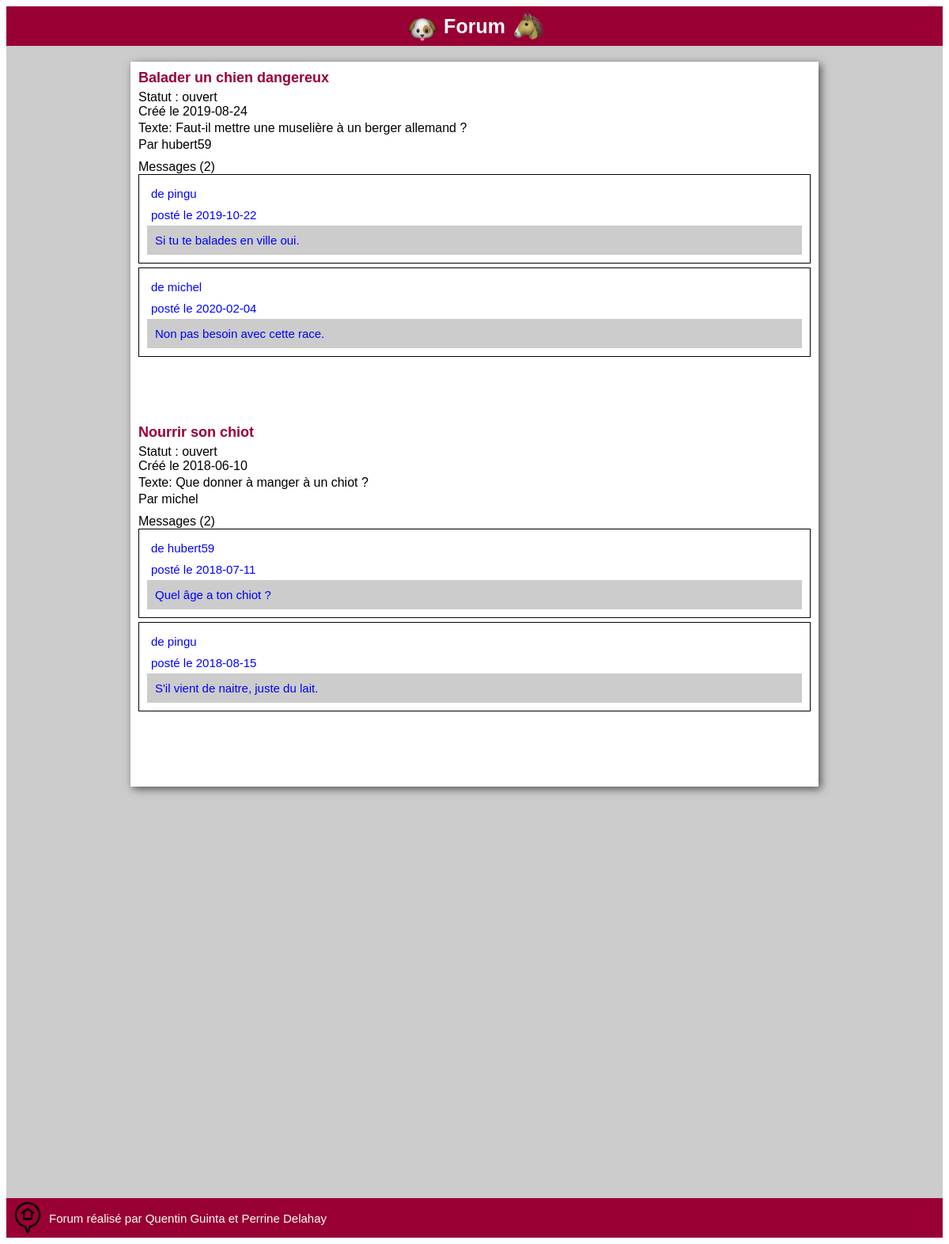
/sujet1.php, run on the app's committed database.
### tables this page shows
CREATE TABLE IF NOT EXISTS Discussion(
idDiscussion INT AUTO_INCREMENT,
titreDiscussion VARCHAR(64),
texteDiscussion TEXT,
dateDiscussion DATE,
isClosed TINYINT,
idCategorie INT,
idUser INT,
PRIMARY KEY(idDiscussion));

CREATE TABLE IF NOT EXISTS Utilisateur(
idUser INT AUTO_INCREMENT,  
pseudo VARCHAR(64),  
email VARCHAR(64),
cheminAvatar VARCHAR(64), 
password VARCHAR(64),
isAdmin TINYINT,
isConnected TINYINT,
isBanned TINYINT,
motifBan VARCHAR(64),
dateFinBan DATETIME,
PRIMARY KEY(idUser));

CREATE TABLE IF NOT EXISTS Message(
idMessage INT AUTO_INCREMENT,
texteMessage TEXT,
dateMessage DATE,
idUser INT,
idDiscussion INT,
PRIMARY KEY(idMessage));

### dataManagers/CategorieManager.php (called while the page is built, shortened)
<?php
    include_once("C:/UwAmp/www/PPE01-Le-Forum/PHP Perrine/dataManagers/DiscussionManager.php");
    class CategorieManager
    {
        public static function getDiscussions($idCategorie)
        {
            $tabDiscussions = array();
            $connex = DatabaseLinker::getConnexion();
            $state = $connex->prepare("SELECT idDiscussion FROM Discussion WHERE idCategorie=? ORDER BY dateDiscussion DESC");
            $state->bindParam(1, $idCategorie);
            $state->execute();
            $resultats = $state->fetchAll();
            foreach($resultats as $result)
            {
                $discussion = DiscussionManager::findDiscussion($result["idDiscussion"]);
                $tabDiscussions[] = $discussion;
            }
            return $tabDiscussions;
        }
    }
?>

### dataManagers/DiscussionManager.php (called while the page is built, shortened)
<?php
    include_once("C:/UwAmp/www/PPE01-Le-Forum/PHP Perrine/data/Discussion.php");
    include_once("MessageManager.php");
    class DiscussionManager
    {
        public static function findDiscussion($idDiscussion)
        {
            $discussion = null;
            $connex = DatabaseLinker::getConnexion();
            $state = $connex->prepare("SELECT * FROM Discussion WHERE idDiscussion=?");
            $state->bindParam(1, $idDiscussion);
            $state->execute();
            $resultats = $state->fetchAll();
            if(sizeof($resultats)>0)
            {
                $result = $resultats[0];
                $discussion = new Discussion();
                $discussion->setIdDiscussion($idDiscussion);
                $discussion->setTitreDiscussion($result["titreDiscussion"]);
                $discussion->setTexteDiscussion($result["texteDiscussion"]);
                $discussion->setDateDiscussion($result["dateDiscussion"]);
                $discussion->setIsClosed($result["isClosed"]);
                $discussion->setIdCategorie($result["idCategorie"]);
                $discussion->setIdUser($result["idUser"]);
            }
            return $discussion;
        }
        public static function getMessages($idDiscussion)
        {
            $tabMessages = array();
            $connex = DatabaseLinker::getConnexion();
            $state = $connex->prepare("SELECT idMessage FROM Message WHERE idDiscussion=? ORDER BY dateMessage");
            $state->bindParam(1, $idDiscussion);
            $state->execute();
            $resultats = $state->fetchAll();
            foreach($resultats as $result)
            {
                $message = MessageManager::findMessage($result["idMessage"]);
                $tabMessages[] = $message;
            }
            return $tabMessages;
        }
    }
?>

### data/Discussion.php (called while the page is built, shortened)
<?php
    class Discussion
    {
        private $titreDiscussion;
        private $texteDiscussion;
        private $dateDiscussion;
        private $isClosed;
        function getTitreDiscussion()
        {
            return $this->titreDiscussion;
        }
        function getTexteDiscussion()
        {
            return $this->texteDiscussion;
        }
        function getDateDiscussion()
        {
            return $this->dateDiscussion;
        }
        function getIsClosed()
        {
            return $this->isClosed;
        }
        function setTitreDiscussion($titreDiscussion)
        {
            $this->titreDiscussion = $titreDiscussion;
        }
        function setTexteDiscussion($texteDiscussion)
        {
            $this->texteDiscussion = $texteDiscussion;
        }
        function setDateDiscussion($dateDiscussion)
        {
            $this->dateDiscussion = $dateDiscussion;
        }
        function setIsClosed($isClosed)
        {
            $this->isClosed = $isClosed;
        }
    }
?>

### dataManagers/UtilisateurManager.php (called while the page is built, shortened)
<?php
    include_once("C:/UwAmp/www/PPE01-Le-Forum/PHP Perrine/data/Utilisateur.php");
    class UtilisateurManager
    {
        public static function findUserWithId($idUser)
        {
            $connex = DatabaseLinker::getConnexion();
            $user=null;
            $state=$connex->prepare("SELECT * FROM Utilisateur WHERE idUser=?");
            $state->bindParam(1,$idUser);
            $state->execute();
            $resultatsUsers=$state->fetchAll();
            if(!empty($resultatsUsers))
            {
                $resultUser=$resultatsUsers[0];
                $user = new Utilisateur();
                $user->setIdUser($resultUser["idUser"]);
                $user->setPseudo($resultUser["pseudo"]);
                $user->setEmail($resultUser["email"]);
                $user->setCheminAvatar($resultUser["cheminAvatar"]);
                $user->setPassword($resultUser["password"]);
                $user->setIsAdmin($resultUser["isAdmin"]);
                $user->setIsConnected($resultUser["isConnected"]);
                $user->setIsBanned($resultUser["isBanned"]);
                $user->setMotifBan($resultUser["motifBan"]);
                $user->setDateFinBan($resultUser["dateFinBan"]);
            }
            return $user;
        }
    }
?>

### data/Utilisateur.php (called while the page is built, shortened)
<?php
    class Utilisateur
    {
        private $pseudo;
        function getPseudo()
        {
            return $this->pseudo;
        }
        function setPseudo($pseudo)
        {
            $this->pseudo = $pseudo;
        }
    }

### dataManagers/MessageManager.php (called while the page is built, shortened)
<?php
    include_once("C:/UwAmp/www/PPE01-Le-Forum/PHP Perrine/data/Message.php");
    class MessageManager
    {
        public static function findMessage($idMessage)
        {
            $message = null;
            $connex = DatabaseLinker::getConnexion();
            $state = $connex->prepare("SELECT * FROM Message WHERE idMessage=?");
            $state->bindParam(1, $idMessage);
            $state->execute();
            $resultats = $state->fetchAll();
            if(sizeof($resultats)>0)
            {
                $result = $resultats[0];
                $message = new Message();
                $message->setIdMessage($idMessage);
                $message->setTexteMessage($result["texteMessage"]);
                $message->setDateMessage($result["dateMessage"]);
                $message->setIdUser($result["idUser"]);
                $message->setIdDiscussion($result["idDiscussion"]);
            }
            return $message;
        }
    }
?>

### data/Message.php (called while the page is built, shortened)
<?php
    class Message
    {
        private $texteMessage;
        private $dateMessage;
        function getTexteMessage()
        {
            return $this->texteMessage;
        }
        function setTexteMessage($texteMessage)
        {
            $this->texteMessage = $texteMessage;
        }
        function getDateMessage()
        {
            return $this->dateMessage;
        }
        function setDateMessage($dateMessage)
        {
            $this->dateMessage = $dateMessage;
        }
    }
?>

### sujet1.php (the view, shortened to what this page needs)
<?php
    include_once("include/header.php");
    include_once("data/Utilisateur.php");
    include_once("dataManagers/UtilisateurManager.php");
    include_once("dataManagers/DiscussionManager.php");
    include_once("dataManagers/MessageManager.php");
    include_once("dataManagers/CategorieManager.php");
?>
<?php
    $idCategorie = 1;
    $tabDiscussions = CategorieManager::getDiscussions($idCategorie);
    foreach($tabDiscussions as $discussion)
    {
?>
        <div class="discussion-container">
<?php
        $user = UtilisateurManager::findUserWithId($discussion->getIdUser());
        $tabMessages = DiscussionManager::getMessages($discussion->getIdDiscussion());
?>
        <div class="discussion-titre"><?php echo $discussion->getTitreDiscussion(); ?></div>
        <?php if($discussion->getIsClosed()==0){ echo "Statut : ouvert"; }else if($discussion->getIsClosed()==1){ echo "Statut : fermé";}?>
        <div class="discussion-date"><?php echo "Créé le ".$discussion->getDateDiscussion(); ?></div>
        <div class="discussion-texte"><?php echo "Texte: ".$discussion->getTexteDiscussion(); ?></div>
        <div class="discussion-user"><?php echo "Par ".$user->getPseudo(); ?></div>
        <div class="message-nombre"><?php echo "Messages (".sizeof($tabMessages).")"; ?></div>
<?php
        foreach($tabMessages as $message)
        {
            $user= UtilisateurManager::findUserWithId($message->getIdUser());
?>
            <div class="message-container">
                <div class="message-user"><?php echo "de ".$user->getPseudo(); ?></div>
                <div class="message-date"><?php echo "posté le ".$message->getDateMessage(); ?></div>
                <div class="message-texte"><?php echo $message->getTexteMessage();
?>
                </div>
            </div>
<?php
        }
?>
        </div>
<?php
    }
    include("include/footer.php")
?>

### include/header.php (shortened to what this page needs)
<!DOCTYPE html>
<html lang="fr">
	<head>
                <link rel="stylesheet" type="text/css" href="css/index.css" media="all"/>
	</head>
	<body>
            <div class="bandeau-top">
                <a class="accueil-link" href="index.php">
                    <img src="images/dog-emoji.png" alt="logo-chien"/>
                    <span>Forum</span>
                    <img src="images/horse-emoji.png" alt="logo-cheval">
                </a>
            </div>
            <div class="page-container">
        <div class="page-content">

### include/footer.php
        </div>
    </div>
    <div class="bandeau-bottom">
        <a class="accueil-link" href="index.php">
            <img src="images/style-one-pin-home.png" alt="logo-home"/>
        </a>
        <span>Forum réalisé par Quentin Guinta et Perrine Delahay</span>
    </div>
    </body>
</html>

### css/index.css (style rules this page uses)
.accueil-link { display: flex; align-items: center; text-decoration: none; }
.bandeau-top { width: 100%; height:50px; background: #990033; display: flex; justify-content: center; align-items: center; font-family: tahoma, sans-serif; }
.bandeau-top img { height: 40px; width: 40px; margin-right: 7px; margin-left: 7px; }
.bandeau-top span { color:white; font-weight: bold; font-size: 25px; }
.bandeau-bottom { width: 100%; height:50px; background: #990033; display: flex; justify-content: flex-start; align-items: center; font-family: tahoma, sans-serif; }
.bandeau-bottom span { color:white; font-size: 15px; }
.bandeau-bottom img { height: 40px; width: 40px; margin-right: 7px; margin-left: 7px; }
.page-container { font-family: tahoma, sans-serif; display: flex; justify-content: center; background: #cccccc; padding-bottom: 500px; height:100%; }
.page-content { margin-top: 20px; width: 850px; background: white; padding: 10px; margin-bottom: 20px; box-shadow: 3px 3px 10px #525252 }
img { height: 30px; width: 30px; }
.discussion-container { margin-bottom: 40px; padding-bottom : 40px; }
.discussion-titre { font-weight: bold; font-size: 18px; color: #990033; margin-bottom: 5px; }
.discussion-date { margin-bottom: 3px; }
.discussion-texte { margin-bottom: 3px; }
.discussion-user { margin-bottom: 10px; }
.message-container { color: blue; font-size: 15px; border: 0.5px solid black; margin-bottom: 5px; padding: 10px; }
.message-texte { background-color: #cccccc; padding: 10px; }
.message-date { padding: 5px; }
.message-user { padding: 5px; }

### data on the page
discussion: titreDiscussion "Balader un chien dangereux", isClosed "Statut : ouvert", dateDiscussion "2019-08-24", texteDiscussion "Faut-il mettre une muselière à un berger allemand ?", idUser.pseudo "hubert59", sizeof($tabMessages) "2"
message: idUser.pseudo "pingu", dateMessage "2019-10-22", texteMessage "Si tu te balades en ville oui."
message: idUser.pseudo "michel", dateMessage "2020-02-04", texteMessage "Non pas besoin avec cette race."
discussion: titreDiscussion "Nourrir son chiot", isClosed "Statut : ouvert", dateDiscussion "2018-06-10", texteDiscussion "Que donner à manger à un chiot ?", idUser.pseudo "michel", sizeof($tabMessages) "2"
message: idUser.pseudo "hubert59", dateMessage "2018-07-11", texteMessage "Quel âge a ton chiot ?"
message: idUser.pseudo "pingu", dateMessage "2018-08-15", texteMessage "S'il vient de naitre, juste du lait."
